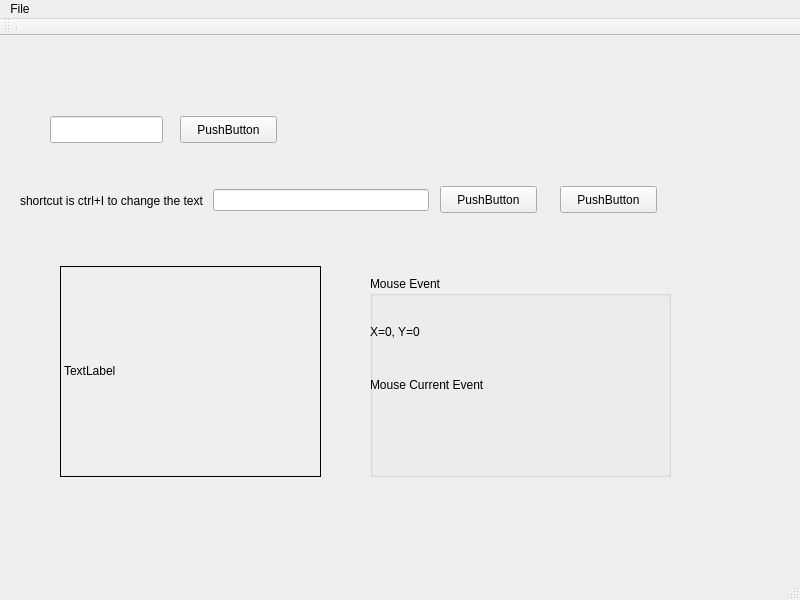
<?xml version="1.0" encoding="UTF-8"?>
<ui version="4.0">
 <class>qtdemoClass</class>
 <widget class="QMainWindow" name="qtdemoClass">
  <property name="geometry">
   <rect>
    <x>0</x>
    <y>0</y>
    <width>800</width>
    <height>600</height>
   </rect>
  </property>
  <property name="windowTitle">
   <string>MainWindow</string>
  </property>
  <widget class="QWidget" name="centralwidget">
   <widget class="QLineEdit" name="lineEdit">
    <property name="geometry">
     <rect>
      <x>50</x>
      <y>80</y>
      <width>113</width>
      <height>27</height>
     </rect>
    </property>
   </widget>
   <widget class="QPushButton" name="pushButton">
    <property name="geometry">
     <rect>
      <x>180</x>
      <y>80</y>
      <width>97</width>
      <height>27</height>
     </rect>
    </property>
    <property name="text">
     <string>PushButton</string>
    </property>
   </widget>
   <widget class="QPushButton" name="pushButton_2">
    <property name="geometry">
     <rect>
      <x>440</x>
      <y>150</y>
      <width>97</width>
      <height>27</height>
     </rect>
    </property>
    <property name="text">
     <string>PushButton</string>
    </property>
   </widget>
   <widget class="QWidget" name="layoutWidget">
    <property name="geometry">
     <rect>
      <x>20</x>
      <y>150</y>
      <width>409</width>
      <height>29</height>
     </rect>
    </property>
    <layout class="QHBoxLayout" name="horizontalLayout">
     <item>
      <widget class="QLabel" name="label">
       <property name="text">
        <string>shortcut is ctrl+I to change the text </string>
       </property>
      </widget>
     </item>
     <item>
      <widget class="QLineEdit" name="lineEdit_2"/>
     </item>
    </layout>
   </widget>
   <widget class="QLabel" name="lblMouse">
    <property name="geometry">
     <rect>
      <x>60</x>
      <y>230</y>
      <width>261</width>
      <height>211</height>
     </rect>
    </property>
    <property name="mouseTracking">
     <bool>true</bool>
    </property>
    <property name="focusPolicy">
     <enum>Qt::ClickFocus</enum>
    </property>
    <property name="frameShape">
     <enum>QFrame::Box</enum>
    </property>
    <property name="text">
     <string>TextLabel</string>
    </property>
   </widget>
   <widget class="QGroupBox" name="groupBox">
    <property name="geometry">
     <rect>
      <x>370</x>
      <y>240</y>
      <width>301</width>
      <height>201</height>
     </rect>
    </property>
    <property name="title">
     <string>Mouse Event</string>
    </property>
    <property name="flat">
     <bool>false</bool>
    </property>
    <property name="checkable">
     <bool>false</bool>
    </property>
    <widget class="QLabel" name="lblMouse_Current_Position">
     <property name="geometry">
      <rect>
       <x>0</x>
       <y>40</y>
       <width>291</width>
       <height>31</height>
      </rect>
     </property>
     <property name="text">
      <string>X=0, Y=0</string>
     </property>
    </widget>
    <widget class="QLabel" name="lblMouse_Current_Event">
     <property name="geometry">
      <rect>
       <x>0</x>
       <y>100</y>
       <width>231</width>
       <height>17</height>
      </rect>
     </property>
     <property name="text">
      <string>Mouse Current Event</string>
     </property>
    </widget>
   </widget>
   <widget class="QPushButton" name="btnSignalCallingSignal">
    <property name="geometry">
     <rect>
      <x>560</x>
      <y>150</y>
      <width>97</width>
      <height>27</height>
     </rect>
    </property>
    <property name="text">
     <string>PushButton</string>
    </property>
   </widget>
  </widget>
  <widget class="QMenuBar" name="menubar">
   <property name="geometry">
    <rect>
     <x>0</x>
     <y>0</y>
     <width>800</width>
     <height>25</height>
    </rect>
   </property>
   <widget class="QMenu" name="menuFile">
    <property name="title">
     <string>File</string>
    </property>
    <addaction name="actionChange_the_text"/>
   </widget>
   <addaction name="menuFile"/>
  </widget>
  <widget class="QStatusBar" name="statusbar"/>
  <widget class="QToolBar" name="toolBar">
   <property name="windowTitle">
    <string>toolBar</string>
   </property>
   <attribute name="toolBarArea">
    <enum>TopToolBarArea</enum>
   </attribute>
   <attribute name="toolBarBreak">
    <bool>false</bool>
   </attribute>
   <addaction name="separator"/>
  </widget>
  <action name="actionChange_the_text">
   <property name="text">
    <string>Change the text</string>
   </property>
  </action>
 </widget>
 <resources/>
 <connections/>
</ui>
